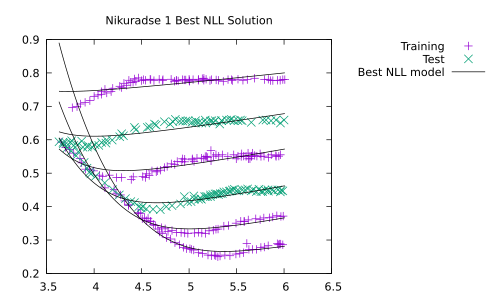

Source code (gnuplot):
set terminal pdf 
set datafile separator comma

set output 'neogp_solutions.pdf'

set key outside
pdiv(a,b)=a/b
f_nll(X1,X2) = (abs(pdiv((-5.45537 + pdiv(exp((X2 * -3.4496305)), pdiv(-0.0025734694, (X1 * (X1 - X2))))), X1)) ** log(abs(pdiv(8.35965, exp(pdiv(pdiv(-98.397, (-47.442707 + ((X2 - pdiv(35.72903, log(abs(pdiv(pdiv(-1.434033e7, (X1 + 181.36969)), (X1 - (-6.9606865e6 + (X1 * -13.362135)))))))) + -18.109499))), pdiv(X1, X1)))))))
f_dl(X1,X2) = abs((X1 * -0.17747447)) ** -0.26693976
f_eggmo(x0,x1) = sqrt(abs((-0.5519320260323309 * (abs((abs(((x0 / x1) * -0.2718853680692968)) ** -0.6334062513680286)) ** sin(((log(x0) - exp(sqrt(abs(x1)))) * -0.3231455586749189))))))
f_operon(X1,X2) = log(abs(((((175.659882 * X1) ** ((3.255290 * X2) ** (-0.881381))) + (log(abs(((-51.717407) * X1))) / ((-0.840425) * X2))) / (0.034762 * X2))))
set title "Nikuradse 1 Best NLL Solution"
plot '../datasets/nikuradse_1_train.csv' using 2:3:1 with points title 'Training', \
     '../datasets/nikuradse_1_test.csv'  using 2:3:1 with points title 'Test',\
     for [r_k in "15 30.6 60 126 252 507"] f_nll(r_k,x)   lc 0 notitle,\
     keyentry with lines lc 0 title 'Best NLL model'

set title "Nikuradse 1 Best DL Solution"
plot '../datasets/nikuradse_1_train.csv' using 2:3:1 with points title 'Training', \
     '../datasets/nikuradse_1_test.csv'  using 2:3:1 with points title 'Test',\
     for [r_k in "15 30.6 60 126 252 507"] f_dl(r_k,x)   lc 0 notitle,\
     keyentry with lines lc 0 title 'Best DL model'

set title "Nikuradse 1 Best EggMo Solution"
plot '../datasets/nikuradse_1_train.csv' using 2:3:1 with points title 'Training', \
     '../datasets/nikuradse_1_test.csv'  using 2:3:1 with points title 'Test',\
     for [r_k in "15 30.6 60 126 252 507"] f_eggmo(r_k,x)   lc 0 notitle,\
     keyentry with lines lc 0 title 'Best EggMo model'


set title "Nikuradse 1 Best Operon Solution"
plot '../datasets/nikuradse_1_train.csv' using 2:3:1 with points title 'Training', \
     '../datasets/nikuradse_1_test.csv'  using 2:3:1 with points title 'Test',\
     for [r_k in "15 30.6 60 126 252 507"] f_operon(r_k,x)   lc 0 notitle,\
     keyentry with lines lc 0 title 'Best Operon model'



#     '../datasets/nikuradse_1_test.csv'  using 2:(f2($1,$2)) with points title "Test prediction"
#     '../datasets/nikuradse_1_train.csv' using 2:(f1($1,$2)) with points axes x1y2 title "Training prediction",\
#     '../datasets/nikuradse_1_test.csv'  using 2:(f1($1,$2)) with points axes x1y2 title "Test prediction",\
     
